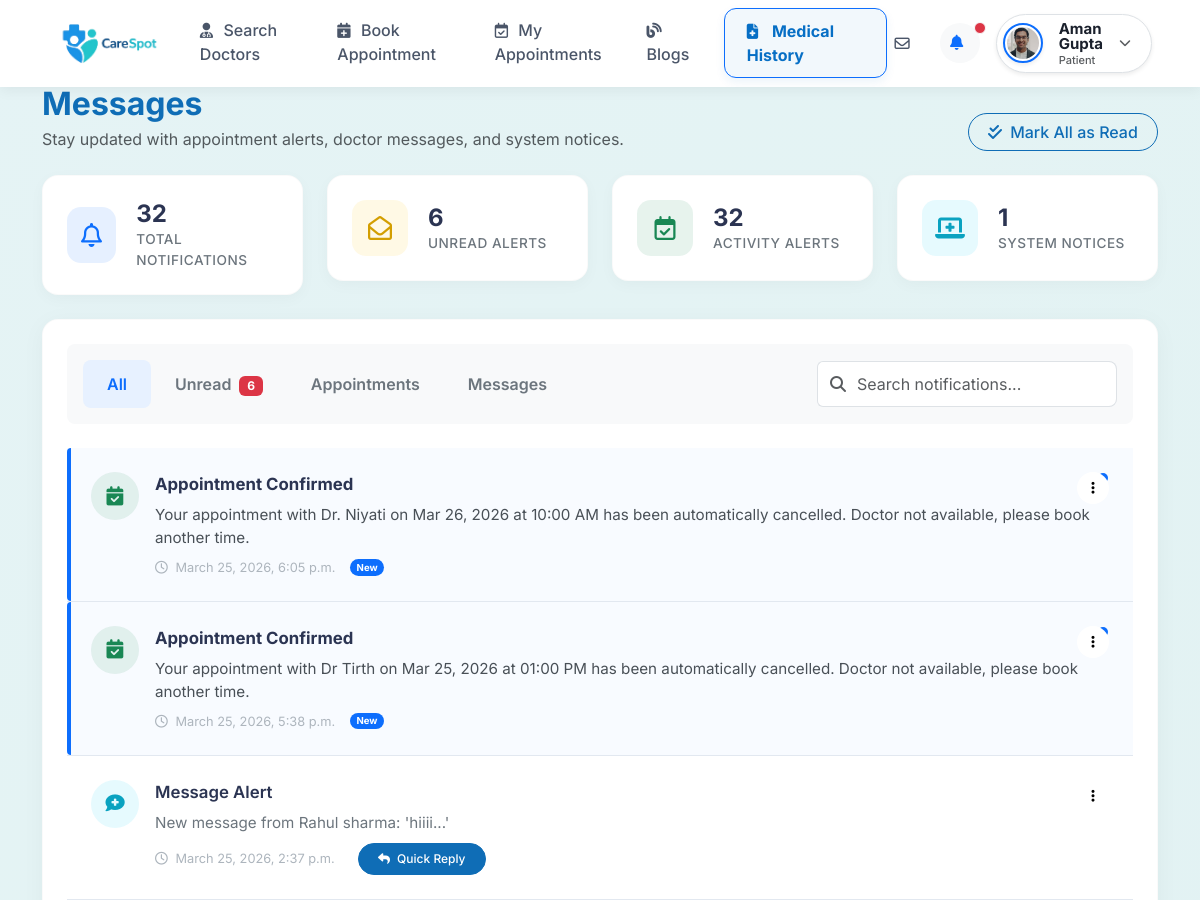
The page /patientMessages/ (signed in, upper part) on the database as committed earlier.
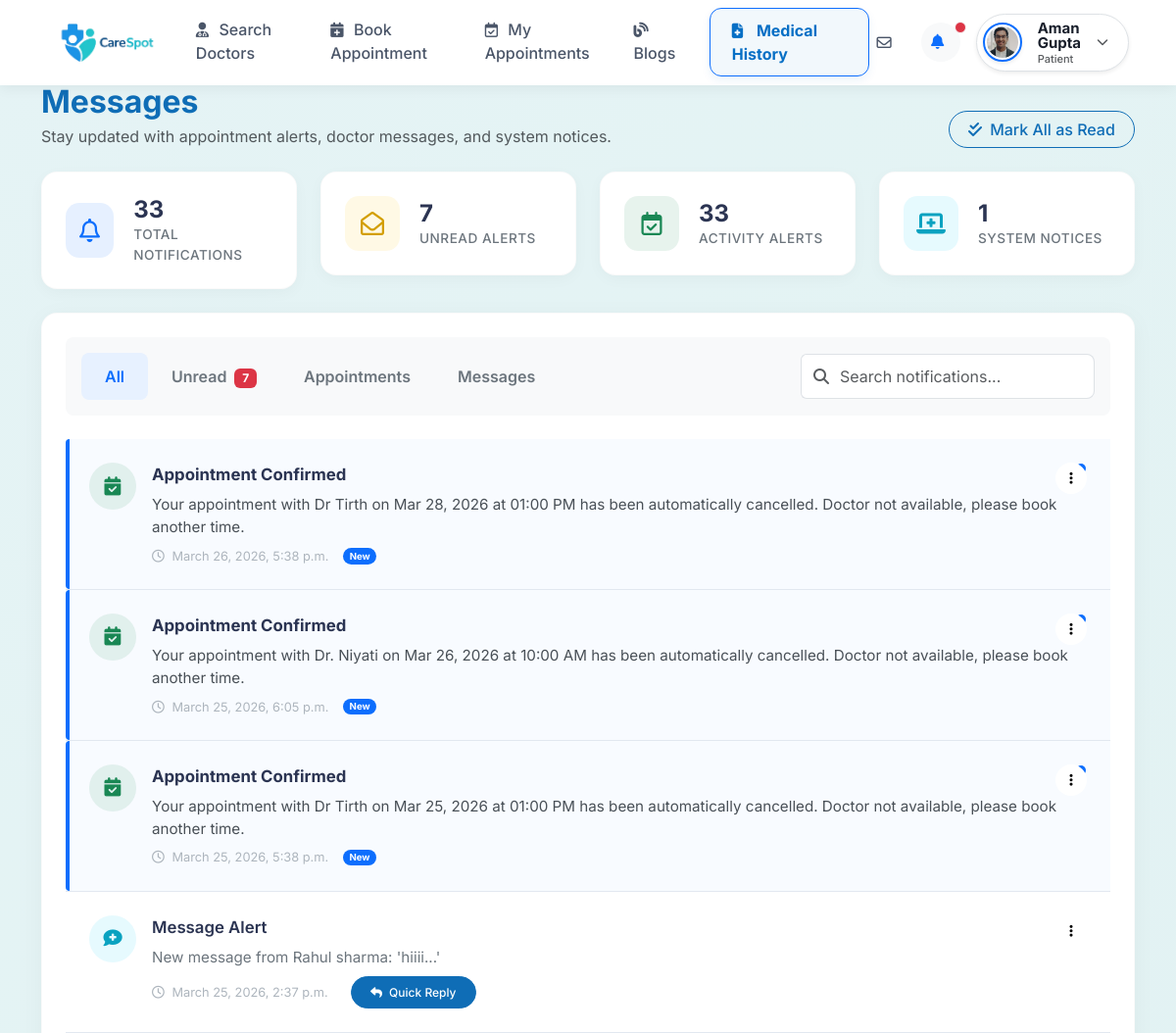
The same page on the database as committed later.
### user/models.py (models this page shows, shortened)
class tblnotification(models.Model):
    notificationID=models.AutoField(primary_key=True)
    userID=models.ForeignKey(tblUser,on_delete=models.CASCADE)
    senderID=models.IntegerField(null=True, blank=True)
    message=models.TextField(max_length=500)
    createdDT=models.DateTimeField(auto_now_add=True)
    isRead=models.BooleanField(default=False)

### user/views.py (the view)
# urls.py: path('patientMessages/',views.patientMessages,name='patientMessages'),
def patientMessages(request):
    if 'user_id' not in request.session:
        return redirect('Login')
    user_id = request.session['user_id']
    notifications = tblnotification.objects.filter(userID=user_id).order_by('-createdDT')
    unread_count = notifications.filter(isRead=False).count()
    chats = tblchat.objects.filter(
        models.Q(senderID=user_id) | models.Q(receiverID=user_id)
    ).order_by('-createdDT')
    partner_ids = []
    for chat in chats:
        other_id = chat.senderID if chat.senderID != user_id else chat.receiverID
        if other_id not in partner_ids:
            partner_ids.append(other_id)
    partners_list = []
    for pid in partner_ids:
        p_user = tblUser.objects.filter(userID=pid).first()
        if p_user:
            last_msg = chats.filter(
                models.Q(senderID=pid, receiverID=user_id) |
                models.Q(senderID=user_id, receiverID=pid)
            ).first()
            partners_list.append({
                'user': p_user,
                'last_message': last_msg,
                'unread_count': chats.filter(senderID=pid, receiverID=user_id, isRead=False).count()
            })
    active_partner_id = request.GET.get('partner', '')
    data = {
        "user": tblUser.objects.filter(userID=user_id).first(),
        "notifications": notifications,
        "unread_count": unread_count,
        "partners": partners_list,
        "active_partner_id": active_partner_id,
    }
    return render(request, 'patient_messages_notifications.html', data)

### user/templates/patient_messages_notifications.html (shortened to what the changed rows need)
{% extends 'patient_base.html' %}
{% block content %}
<div class="container-fluid">
  <div
    class="d-flex justify-content-between align-items-end mb-4 flex-wrap gap-3"
  >
    <div>
      <h2 class="fw-bold mb-1" style="color: var(--text-primary)">Messages</h2>
    </div>
  </div>
  {% if not notifications %}
  <div class="premium-card empty-state">
    <i class="fa-regular fa-bell-slash"></i>
    <h4 class="fw-bold text-dark">You're all caught up!</h4>
    <p class="text-muted mb-0">You have no notifications at the moment.</p>
  </div>
  {% else %}
  <div class="row g-4 mb-4">
    <div class="col-xl-3 col-md-6">
      <div class="summary-card">
        <div class="summary-icon primary">
          <i class="fa-regular fa-bell"></i>
        </div>
        <div>
          <div class="summary-value">{{ notifications.count }}</div>
          <div class="summary-label">Total Notifications</div>
        </div>
      </div>
    </div>
    <div class="col-xl-3 col-md-6">
      <div class="summary-card">
        <div class="summary-icon warning">
          <i class="fa-regular fa-envelope-open"></i>
        </div>
        <div>
          <div class="summary-value">{{ unread_count }}</div>
          <div class="summary-label">Unread Alerts</div>
        </div>
      </div>
    </div>
    <div class="col-xl-3 col-md-6">
      <div class="summary-card">
        <div class="summary-icon success">
          <i class="fa-regular fa-calendar-check"></i>
        </div>
        <div>
          <div class="summary-value">{{ notifications.count }}</div>
          <div class="summary-label">Activity Alerts</div>
        </div>
      </div>
    </div>
    <div class="col-xl-3 col-md-6">
      <div class="summary-card">
        <div class="summary-icon info">
          <i class="fa-solid fa-laptop-medical"></i>
        </div>
        <div>
          <div class="summary-value">1</div>
          <div class="summary-label">System Notices</div>
        </div>
      </div>
    </div>
  </div>
  <div class="row g-4">
    <div class="col-lg-12">
      <div class="premium-card p-4">
        <div
          class="d-flex flex-wrap justify-content-between align-items-center mb-4 gap-3 bg-light p-3 rounded-3"
        >
          <ul class="nav nav-pills" id="notificationTabs" role="tablist">
            <li class="nav-item" role="presentation">
              <button
                class="nav-link active"
                id="all-tab"
                data-bs-toggle="pill"
                data-bs-target="#all"
                type="button"
                role="tab"
              >
                All
              </button>
            </li>
            <li class="nav-item" role="presentation">
              <button
                class="nav-link"
                id="unread-tab"
                data-bs-toggle="pill"
                data-bs-target="#unread"
                type="button"
                role="tab"
              >
                Unread
                <span class="badge bg-danger ms-1">{{ unread_count }}</span>
              </button>
            </li>
            <li class="nav-item" role="presentation">
              <button
                class="nav-link"
                id="appointments-tab"
                data-bs-toggle="pill"
                data-bs-target="#appointments"
                type="button"
                role="tab"
              >
                Appointments
              </button>
            </li>
            <li class="nav-item" role="presentation">
              <button
                class="nav-link"
                id="messages-tab"
                data-bs-toggle="pill"
                data-bs-target="#messages"
                type="button"
                role="tab"
              >
                Messages
              </button>
            </li>
          </ul>
          <div class="input-group" style="max-width: 300px">
            <span class="input-group-text bg-white border-end-0"
              ><i class="fa-solid fa-magnifying-glass text-muted"></i
            ></span>
            <input
              type="text"
              class="form-control border-start-0 ps-0"
              placeholder="Search notifications..."
            />
          </div>
        </div>
        <div class="tab-content" id="notificationTabsContent">
          <div class="tab-pane fade show active" id="all" role="tabpanel">
            <div class="notification-list">
              {% for notif in notifications %}
              <div
                class="notification-item {% if not notif.isRead %}unread{% endif %}"
              >
                <div class="d-flex gap-3">
                  <div
                    class="notif-icon {% if 'message' in notif.message|lower %}message{% elif 'rejected' in notif.message|lower %}alert{% else %}success{% endif %}"
                  >
                    {% if 'message' in notif.message|lower %}
                    <i class="fa-solid fa-comment-medical"></i>
                    {% elif 'rejected' in notif.message|lower %}
                    <i class="fa-solid fa-calendar-xmark"></i>
                    {% else %}
                    <i class="fa-solid fa-calendar-check"></i>
                    {% endif %}
                  </div>
                  <div class="flex-grow-1">
                    <div
                      class="d-flex justify-content-between align-items-start"
                    >
                      <div class="notif-title">
                        {% if 'message' in notif.message|lower %}Message Alert
                        {% elif 'rejected' in notif.message|lower %}Appointment Rejected
                        {% else %}Appointment Confirmed{% endif %}
                      </div>
                      <div class="dropdown">
                        <button
                          class="btn btn-sm btn-icon-only text-muted"
                          type="button"
                          data-bs-toggle="dropdown"
                        >
                          <i class="fa-solid fa-ellipsis-vertical"></i>
                        </button>
                      </div>
                    </div>
                    <div class="notif-desc">{{ notif.message }}</div>
                    <div class="notif-meta mt-2">
                      <span><i class="fa-regular fa-clock me-1"></i> {{ notif.createdDT }}</span>
                      {% if not notif.isRead %}
                      <span class="badge bg-primary rounded-pill">New</span>
                      {% endif %} {% if 'message' in notif.message|lower %}
                      <button
                        class="btn btn-sm btn-info text-white btn-pill ms-2"
                        style="font-size: 0.75rem"
                        onclick="openReplyModalFromNotif('{{ notif.message|escapejs }}')"
                      >
                        <i class="fa-solid fa-reply me-1"></i> Quick Reply
                      </button>
                      {% endif %}
                    </div>
                  </div>
                </div>
              </div>
              {% endfor %}
            </div>
          </div>
        </div>
      </div>
    </div>
  </div>
  {% endif %}
</div>
{% endblock %}

Rows that differ between the two databases and show on the page:
added tblnotification: shows "Appointment Confirmed", message "Your appointment with Dr Tirth on Mar 28, 2026 at 01:00 PM has been automatically cancelled. Doctor not available, please book another time.", createdDT "March 26, 2026, 5:38 p.m.", isRead "New"
Other text that changed with them:
{{ notifications.count }}: "32" → "33"
{{ unread_count }}: "6" → "7"
